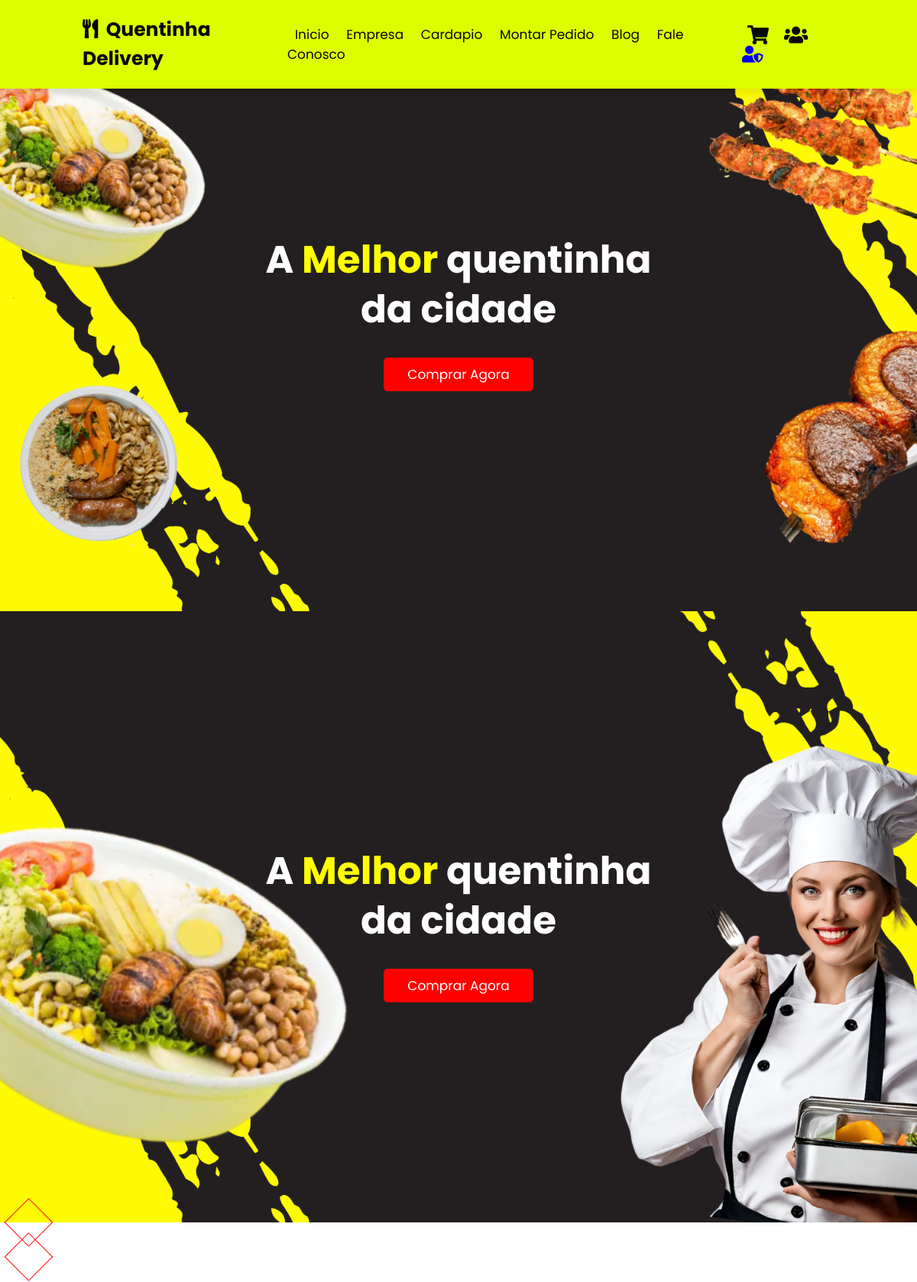
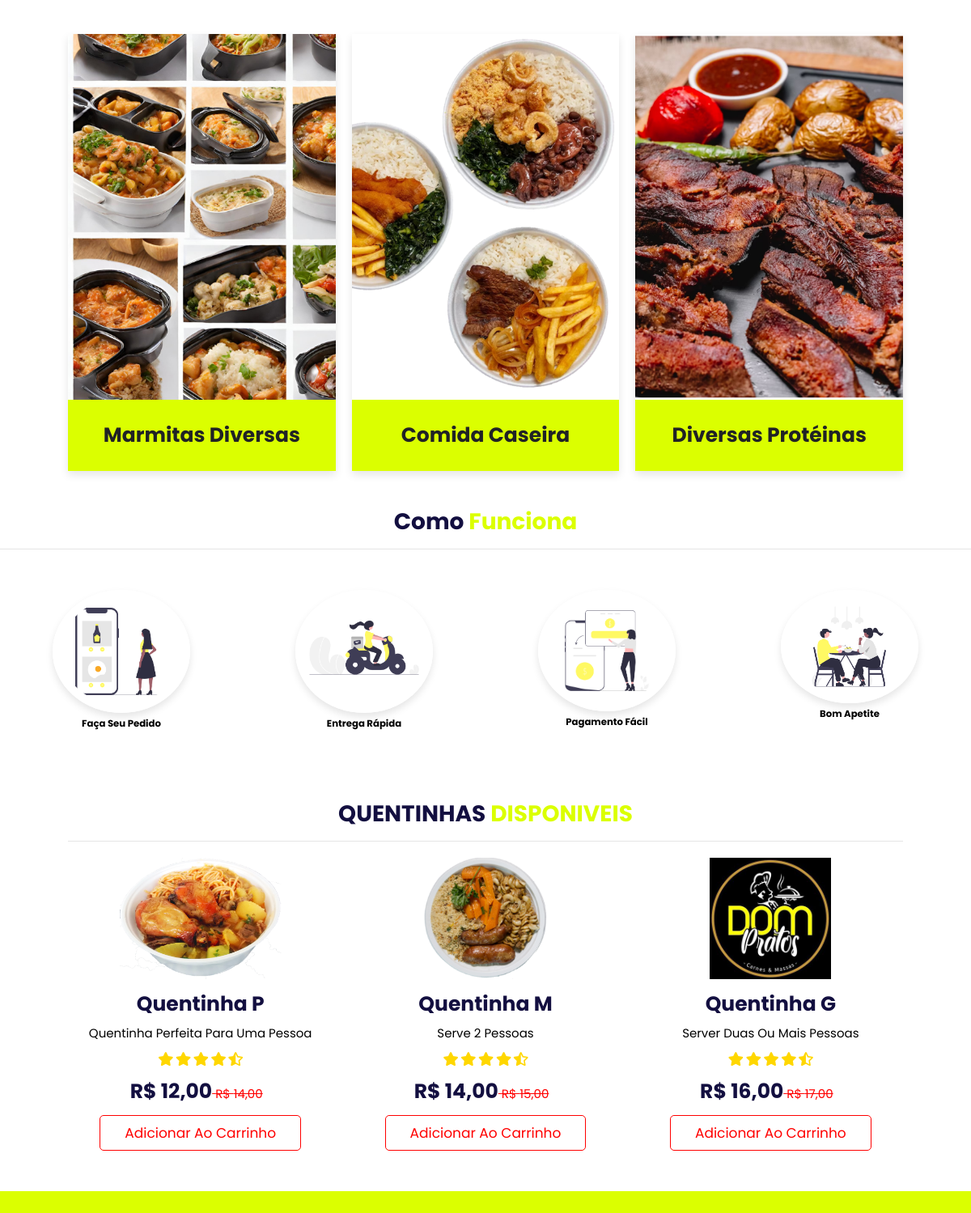
The page / (upper part) on the database its author committed (2 pictures, top to bottom).
### qdelivery/models.py (models this page shows, shortened)
class Dados(models.Model):
    logo = RichTextUploadingField()
    icone = RichTextUploadingField()
    nome = models.CharField(max_length=255)
    subtitulo = RichTextField(blank=True, null=True)
    frete = models.DecimalField(max_digits=10, decimal_places=2)
    cnpj = models.CharField(max_length=100)
    descricao = RichTextField()
    fone = models.CharField(max_length=70, blank=True, null=True)
    whatsapp = models.CharField(max_length=70)
    email = models.CharField(max_length=255)
    endereco = models.CharField(max_length=255, blank=True, null=True)
    numero = models.IntegerField(blank=True, null=True)
    bairro = models.CharField(max_length=255)
    estado = models.ForeignKey(Estado, on_delete=models.CASCADE)
    cidade = models.ForeignKey(Cidade, on_delete=models.CASCADE)
    cep = models.CharField(max_length=100)
    senha_email = models.CharField(max_length=255)
    usuario = models.ForeignKey(User, on_delete=models.CASCADE)
    ultima_atualizacao = models.DateTimeField(auto_now=True)
    tipo = models.CharField(max_length=70, blank=True, null=True)
    class Meta:
        verbose_name = "Dado"
        verbose_name_plural = "Dados"
    def formatar_wtt(self):
        if self.whatsapp:
            numero = self.whatsapp.replace(" ", "").replace("-", "").replace("(", "").replace(")", "")
            if len(numero) == 10:  # Ex: 8499666265
                return f"55{numero[:2]}{numero[2:]}"
            elif len(numero) == 11:  # Ex: 84996626265
                return f"55{numero[:2]}{numero[2:]}"
            else:
                return numero
        return ""

class Produtos(models.Model):
    TIPO_CHOICES = [
    ('Q', 'Quentinha'),
    ('B', 'Bebidas'),
    ]
    titulo = models.CharField(max_length=255)
    capa = RichTextUploadingField(blank=True , null=True)
    valor = models.DecimalField(max_digits=10, decimal_places=2,blank=True, null=True)
    valor_promo = models.DecimalField(max_digits=10, decimal_places=2,blank=True, null=True)
    descricao = RichTextField(blank=True, null=True)
    tipo = models.CharField(max_length=1, choices=TIPO_CHOICES)
    usuario = models.ForeignKey(User, on_delete=models.CASCADE)
    class Meta:
        verbose_name = "Produto"
        verbose_name_plural = "Produtos"

### qdelivery/views.py (the view)
# urls.py: path('', views.index),
def index(request):
    dados = get_object_or_404(Dados, id=1)
    produtos = get_object_or_404(Produtos, id=1)
    quentinhas = Produtos.objects.filter(tipo='Q')
    bebidas = Produtos.objects.filter(tipo='B')
    dados_produto = {
        'dados': dados,
        'produtos': produtos,
        'quentinhas': quentinhas,
        'bebidas': bebidas}
    return render(request, "index.html", dados_produto)

### qdelivery/templates/index.html (shortened to what this page needs)
{% extends "base.html" %}
{% load static %}
{% block content %}
<section class="qd_destaque">
    <div class="swiper home-slider">
        <div class="swiper-wrapper">
            <div class="swiper-slide slide" style="background: url({% static '/img/slides/slide1.png' %}) no-repeat;">
                <div class="content">
                    <h3> A <span>melhor</span> quentinha <br> da cidade</h3>
                    <a href="" class="btn">Comprar agora </a>
                </div>
            </div>
            <div class="swiper-slide slide" style="background: url({% static '/img/slides/slide2.png' %}) no-repeat;">
                <div class="content">
                    <h3> A <span>melhor</span> quentinha <br> da cidade</h3>
                    <a href="" class="btn">Comprar agora </a>
                </div>
            </div>
        </div>
        <div class="swiper-button-prev"></div>
        <div class="swiper-button-next"></div>
  </div>
</section>
<section class="destaque">
    <div class="box-container">
        <div class="box">
            <div class="qdimg">
                <img src="{% static 'img/destaques/1.png' %}" alt="">
            </div>
            <div class="content">
                <h3>Marmitas diversas</h3>
            </div>
        </div>
        <div class="box">
            <div class="qdimg">
                <img src="{% static 'img/destaques/2.png' %}" alt="">
            </div>
            <div class="content">
                <h3>Comida caseira</h3>
            </div>
        </div>
        <div class="box">
            <div class="qdimg">
                <img src="{% static 'img/destaques/3.png' %}" alt="">
            </div>
            <div class="content">
                <h3>Diversas protéinas</h3>
            </div>
        </div>
    </div>
</section>
<div class="como-funciona">
    <h1 class="titulo"> Como <span>Funciona</span></h1>
    <div class="box-container">
        <div class="box">
            <img src="{% static 'img/como-funciona/1.png' %}"  alt="">
            <h3>Faça seu pedido</h3>
        </div>
        <div class="box">
            <img src="{% static 'img/como-funciona/2.png' %}"  alt="">
            <h3>Entrega rápida</h3>
        </div>
        <div class="box">
            <img src="{% static 'img/como-funciona/3.png' %}"  alt="">
            <h3>Pagamento fácil</h3>
        </div>
        <div class="box">
            <img src="{% static 'img/como-funciona/4.png' %}"  alt="">
            <h3>Bom apetite</h3>
        </div>
    </div>
</div>
<section class="loja">
    <h1 class="titulo"> QUENTINHAS <span>DISPONIVEIS</span></h1>
    <div class="box-container">
        {% for produto in quentinhas %}
        <div class="box">
            {{produto.capa|safe}}
            <h3>{{ produto.titulo}}</h3>
            <p>{{produto.descricao | safe}}</p>
            <div class="estrelas">
                <i class="fas fa-star"></i>
                <i class="fas fa-star"></i>
                <i class="fas fa-star"></i>
                <i class="fas fa-star"></i>
                <i class="fas fa-star-half-alt"></i>
            </div>
            <div class="loja_valor">
                R$ {{produto.valor_promo}}<span> R$ {{produto.valor}}</span>
            </div>
            <a href="" class="btn">Adicionar ao carrinho</a>
        </div>
        {% endfor %}
    </div>
</section>
<section class="empresa">
</section>
<br>
<br>
{% endblock %}

### qdelivery/templates/base.html (shortened to what this page needs)
{% load static %}
<!DOCTYPE html>
<html lang="pt-br">
<head>
    <link rel="stylesheet" href="https://cdnjs.cloudflare.com/ajax/libs/font-awesome/5.15.4/css/all.min.css">
    <link rel="stylesheet" href="https://cdn.jsdelivr.net/npm/swiper@10/swiper-bundle.min.css" />
    <link rel="stylesheet" href="{% static 'css/style.css' %}">
</head>
<body>
<header class="topo-site">
    <a href="" class="logo">
        <i class="fa fa-utensils"></i>
       {{dados.nome}}
    </a>
    <nav class="menu-site">
        <a href="/">Inicio</a>
        <a href="/empresa">Empresa</a>
        <a href="/cardapio">Cardapio</a>
        <a href="">Montar pedido</a>
        <a href="/blog">Blog</a>
        <a href="/contatos">Fale conosco</a>
    </nav>
    <div class="icons">
        <div id="cart" class="fa fa-shopping-cart"></div>
        <div id="login" class="fa fa-users"></div>
        <a href="/admin" class="fa fa-user-shield admin-icon" title="Admin"></a>
    </div>
</header>
<main>
    {% block content %}
    {% endblock %}
</main>
</body>
</html>

### qdelivery/templates/assets/css/style.css (style rules this page uses)
:root { --yellow_qd: #DBFF00; }
* { font-family: "Poppins", sans-serif; margin: 0; padding: 0; box-sizing: border-box; outline: none; text-decoration: none; border: none; text-transform: capitalize; transform: .2s linear; }
html { font-size:62.5%; overflow-x: hidden; scroll-behavior: smooth; }
.btn { display: inline-block; font-size: 1.7rem; color: red; background: none; margin-top: 1rem; padding: .8rem 3rem; border: 1px solid red; border-radius: .5rem; cursor: pointer; }
section { padding: 3rem 7%; }
.titulo { font-size: 2.8rem; color:#130f40; padding:1.2rem; text-align: center; border-bottom: .1rem solid rgba(0, 0, 0, 0.1); }
.titulo span { color:var(--yellow_qd); }
.topo-site { display: flex; position: fixed; top: 0; left: 0; right: 0; align-items: center; justify-content: space-between; padding: 2rem 9%; z-index: 1000; background: #DBFF00; box-shadow: 0 0.5rem 1rem rgba(0, 0, 0, 0.1); }
.topo-site .logo { font-size:2.5rem; color:#080808; font-weight: bolder; }
.topo-site .logo i { color:rgb(0, 0, 0); padding-right: .5rem; }
.topo-site .menu-site a { color: rgb(7, 7, 7); font-size: 1.7rem; margin: 0 1rem; }
.topo-site .icons div { color: #080808; font-size: 2.5rem; margin-left: 1.7rem; cursor: pointer; }
.admin-icon { font-size: 2.2rem ; margin-left: 10px; }
.qd_destaque { padding: 0; }
.qd_destaque .slide { display: flex; align-items: center; justify-content: center; min-height: 100vh; background-size: cover !important; background-position: center !important; }
.qd_destaque .slide .content { width: 60rem; text-align: center; }
.qd_destaque .slide .content h3 { font-size: 5rem; line-height: 1.3; color: white; padding: 2rem 0; text-transform: none; animation: slideQd 1s ease forwards; }
.qd_destaque .slide .content span { color: yellow; }
.qd_destaque .slide .content .btn { background-color: red; color: white; }
.swiper-button-prev , .swiper-button-next { height: 4.5rem; width: 4.5rem; line-height: 4.5rem; margin-left: 1.5rem; margin-top: 0; color: red; border: .1rem solid red; transform: translateY(-50%) rotate(45deg); }
.swiper-button-prev::after, .swiper-button-next::after { font-size: 1.5rem; transform: rotate(-45deg); }
.destaque .box-container { display: grid; grid-template-columns: repeat(auto-fit, minmax(25rem, 1fr)); gap:2rem; }
.destaque .box-container .box { position: relative; overflow: hidden; text-align: center; background: var(--yellow_qd); box-shadow: 0 .5rem 1rem rgba(0, 0, 0, 0.1); }
.destaque .box-container .box .qdimg { width: 100%; }
.destaque .box-container .box .qdimg img { width: 100%; height: 100%; object-fit: cover; }
.destaque .box-container .box .content { padding: 2rem; }
.destaque .box-container .box .content h3 { font-size: 2.5rem; color: #202225; margin-bottom: .5rem; }
.como-funciona .box-container { display: flex; flex-wrap: wrap; gap: 20ram; padding-bottom: 3rem; padding-top: 4rem; }
.como-funciona .box-container .box { flex: 1 1 25rem; text-align: center; padding: 1rem; }
.como-funciona .box-container .box img { width: 170px; border: 1rem solid white; border-radius: 50%; box-shadow: 0 .5rem 1rem rgba(0, 0, 0, 0.1); }
.loja .box-container { display: grid; grid-template-columns: repeat(auto-fit, minmax(30rem, 1fr)); gap:2.5rem }
.loja .box-container .box { text-align: center; overflow: hidden; padding: 2rem 2.5rem; position: relative; }
.loja .box-container .box img { height: 19rem; transition: .4s linear; }
.loja .box-container .box h3 { font-size: 2.5rem; color: #130f40; line-height: 1.8; }
.loja .box-container .box p { font-size: 1.5rem; line-height: 1.8; }
.loja .box-container .box .estrelas { padding: 1rem 0; }
.loja .box-container .box .estrelas i { font-size: 1.7rem; color: gold; }
.loja .box-container .box .loja_valor { font-size: 2.5rem; margin-right: 1rem; font-weight: bolder; color: #130f40; }
.loja .box-container .box .loja_valor span { color: red; font-size: 1.5rem; font-weight: lighter; text-decoration: line-through; }
.empresa { background: var(--yellow_qd); }

### rows shown on the page
Dados: nome "Quentinha Delivery"
Produtos: capa (picture), titulo "Quentinha P", descricao "Quentinha Perfeita Para Uma Pessoa", valor_promo "12,00", valor "14,00"
Produtos: capa (picture), titulo "Quentinha M", descricao "Serve 2 Pessoas", valor_promo "14,00", valor "15,00"
Produtos: capa (picture), titulo "Quentinha G", descricao "Server Duas Ou Mais Pessoas", valor_promo "16,00", valor "17,00"
